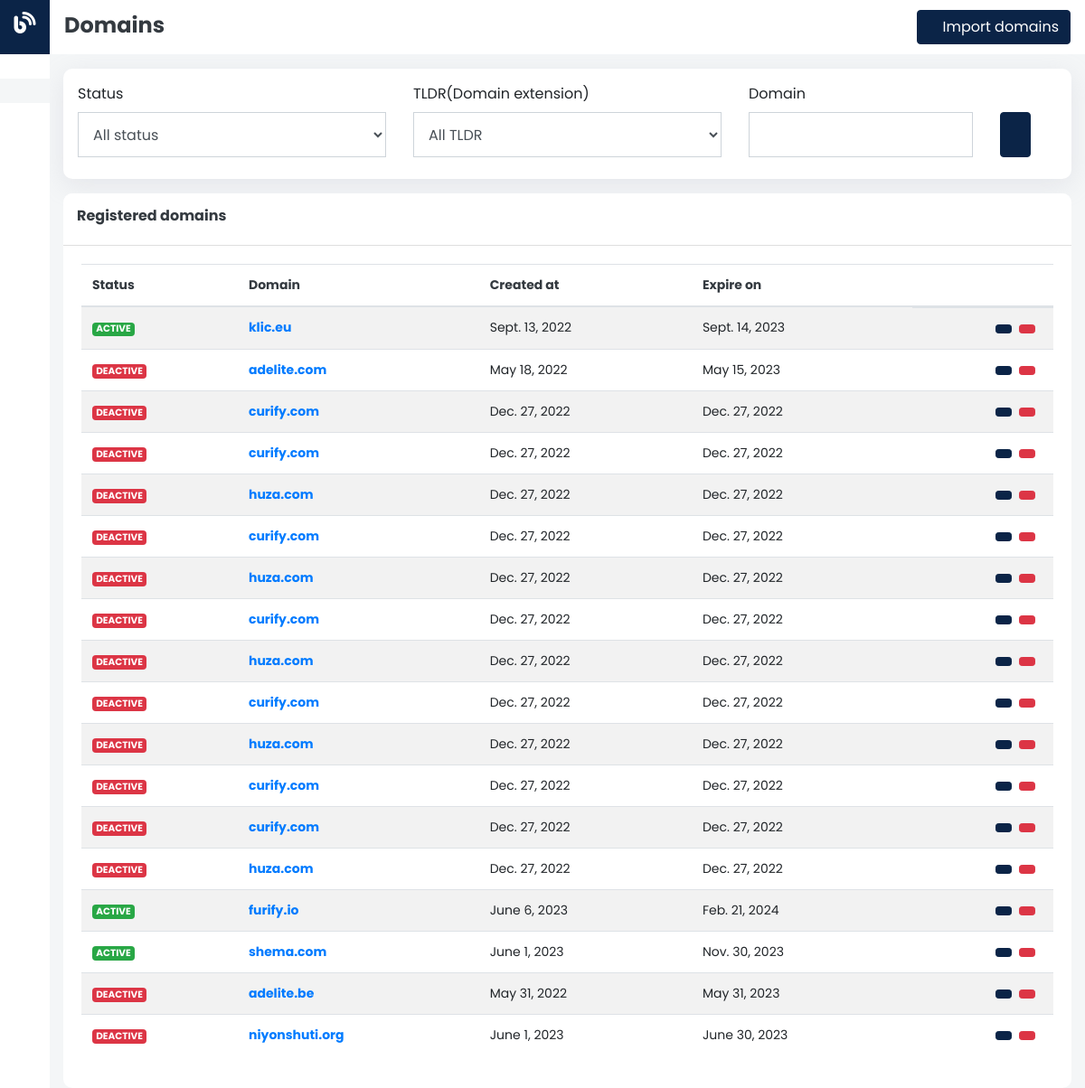
Screenshot of /flags/domains/ (signed in) with the database file from the repository.
### flags/models.py (models this page shows, shortened)
class Domain(models.Model):
    fqdn = models.CharField(max_length=255)
    created_at = models.DateTimeField()
    expire_at = models.DateTimeField()
    deleted_at = models.DateTimeField(default=None, null=True, blank=True)
    @property
    def is_active(self) -> bool:
        if self.deleted_at is not None:
            return False
        if self.expire_at < timezone.now():
            return False
        return True
    @property
    def site_url(self) -> str:
        return "http://" + self.fqdn

### flags/views.py (the view, shortened to what this page needs)
# urls.py: path("domains/", views.DomainListView.as_view(), name="domains"),
class DomainListView(LoginRequiredMixin, View):
    template_name = "flags/domains.html"
    def get(self, request: HttpRequest, *args, **kwargs):
        domains = Domain.objects.all().order_by("-id")[:50]
        status = request.GET.get("status", "")
        tldr = request.GET.get("tldr", "")
        domain = request.GET.get("domain", "")
        params = {"status": status, "tldr": tldr, "domain": domain}
        context = {"domains": domains, "params": params}
        return render(request, self.template_name, context)

### flags/templates/flags/domains.html (shortened to what this page needs)
{% extends 'flags/base.html' %} {% load static %} {% block body %}
<div class="container-fluid">
  <div class="filter-holder p-3 mt-3">
    <form method="GET" action="">
      <div class="row">
        <div class="col-lg-4 col-md-4 mb-2">
          <label for="status">Status</label>
          <select name="status" class="form-control">
            <option value="">All status</option>
          </select>
        </div>
        <div class="col-lg-4 col-md-4 mb-2">
          <label for="tldr">TLDR(Domain extension)</label>
          <select name="tldr" class="form-control">
            <option value="">All TLDR</option>
          </select>
        </div>
        <div class="col-lg-3 col-md-3 mb-2">
          <label for="domain">Domain</label>
          <input name="domain" type="text" class="form-control" value="{{params.domain}}"/>
        </div>
        <div class="col-lg-1 col-md-1 mb-2 d-flex align-items-end">
          <button class="btn btn-filter btn-primary px-3">
          </button>
        </div>
      </div>
    </form>
  </div>
  <div class="table-holder mt-3">
    <div class="card">
      <div class="card-container">
        <div class="card-header">
          <div class="d-flex align-items-center justify-content-between">
            <div>
              <h6 class="font-700 text-dark">Registered domains</h6>
            </div>
            <div>
            </div>
          </div>
        </div>
        <div class="card-body">
          <table class="table table-striped table-hover">
            <thead>
              <th class="text-dark">Status</th>
              <th class="text-dark">Domain</th>
              <th class="text-dark">Created at</th>
              <th class="text-dark">Expire on</th>
              <th></th>
            </thead>
            <tbody>
              {% if domains %} {% for domain in domains %}
              <tr>
                <td>
                  {% if domain.is_active %}
                  <span class="badge badge-success">ACTIVE</span>
                  {% else %}
                  <span class="badge badge-danger">DEACTIVE</span>{% endif %}
                </td>
                <td class="text-dark">
                  <a href="{{ domain.site_url }}" target="_blank">
                    <strong>{{domain.fqdn}}</strong>
                  </a>
                </td>
                <td>{{domain.created_at.date}}</td>
                <td>{{domain.expire_at.date}}</td>
                <td class="d-flex justify-content-end">
                  <a href="{% url 'domain-details' domain.id %}">
                    <button class="btn btn-sm btn-primary mr-2">
                    </button>
                  </a>
                  <a href="{% url 'domain-delete' domain.id %}" onclick="return confirm('Are you sure you want delete this domain name?')">
                    <button class="btn btn-sm btn-danger mr-2">
                    </button>
                  </a>
                </td>
              </tr>
              {% endfor %} {% endif %}
            </tbody>
          </table>
        </div>
      </div>
    </div>
  </div>
</div>
{% endblock %} {% block header-title %}
<div class="d-flex align-items-center justify-content-between w-100">
  <h4 class="text-dark font-700 mt-1">Domains</h4>
  <a href="{% url 'add-domains' %}" style="text-decoration: none">
    <button class="btn btn-primary d-flex align-items-center">
       Import domains
    </button>
  </a>
</div>
{% endblock %} {% block title %} Domains {% endblock %}

### static/css/main.css (style rules this page uses)
body { font-family: "Inter", sans-serif; font-family: "Poppins", sans-serif; background-color: #f4f6f7; }
a { text-decoration: none; }
.card { background-color: #fff; background-clip: border-box; border-radius: 10px; border: 0px; }
.card .card-header { padding: 15px !important; border-radius: 10px 10px 0px 0px; background-color: #fff; }
.table td, .table th { font-size: 14px; }
tbody tr { cursor: pointer; }
.font-700 { font-weight: 700; }
.btn-primary { background-color: #0b2447 !important; border-color: #0b2447; }
.form-control { border-radius: 0px !important; height: 50px; color: #495057; background-color: #fff; background-clip: padding-box; border: 1px solid #ced4da; }
.btn-filter { height: 50px !important; }
.filter-holder { width: 100%; background-color: #fff; background-clip: border-box; box-shadow: rgba(167, 167, 186, 0.2) 0px 7px 29px 0px; border-radius: 10px; }

### rows the page displays
Domain: shows "ACTIVE", fqdn "klic.eu", created_at "Sept. 13, 2022", expire_at "Sept. 14, 2023"
Domain: shows "DEACTIVE", fqdn "adelite.com", created_at "May 18, 2022", expire_at "May 15, 2023"
Domain: shows "DEACTIVE", fqdn "curify.com", created_at "Dec. 27, 2022", expire_at "Dec. 27, 2022"
Domain: shows "DEACTIVE", fqdn "curify.com", created_at "Dec. 27, 2022", expire_at "Dec. 27, 2022"
Domain: shows "DEACTIVE", fqdn "huza.com", created_at "Dec. 27, 2022", expire_at "Dec. 27, 2022"
Domain: shows "DEACTIVE", fqdn "curify.com", created_at "Dec. 27, 2022", expire_at "Dec. 27, 2022"
Domain: shows "DEACTIVE", fqdn "huza.com", created_at "Dec. 27, 2022", expire_at "Dec. 27, 2022"
Domain: shows "DEACTIVE", fqdn "curify.com", created_at "Dec. 27, 2022", expire_at "Dec. 27, 2022"
Domain: shows "DEACTIVE", fqdn "huza.com", created_at "Dec. 27, 2022", expire_at "Dec. 27, 2022"
Domain: shows "DEACTIVE", fqdn "curify.com", created_at "Dec. 27, 2022", expire_at "Dec. 27, 2022"
Domain: shows "DEACTIVE", fqdn "huza.com", created_at "Dec. 27, 2022", expire_at "Dec. 27, 2022"
Domain: shows "DEACTIVE", fqdn "curify.com", created_at "Dec. 27, 2022", expire_at "Dec. 27, 2022"
Domain: shows "DEACTIVE", fqdn "curify.com", created_at "Dec. 27, 2022", expire_at "Dec. 27, 2022"
Domain: shows "DEACTIVE", fqdn "huza.com", created_at "Dec. 27, 2022", expire_at "Dec. 27, 2022"
Domain: shows "ACTIVE", fqdn "furify.io", created_at "June 6, 2023", expire_at "Feb. 21, 2024"
Domain: shows "ACTIVE", fqdn "shema.com", created_at "June 1, 2023", expire_at "Nov. 30, 2023"
Domain: shows "DEACTIVE", fqdn "adelite.be", created_at "May 31, 2022", expire_at "May 31, 2023"
Domain: shows "DEACTIVE", fqdn "niyonshuti.org", created_at "June 1, 2023", expire_at "June 30, 2023"
